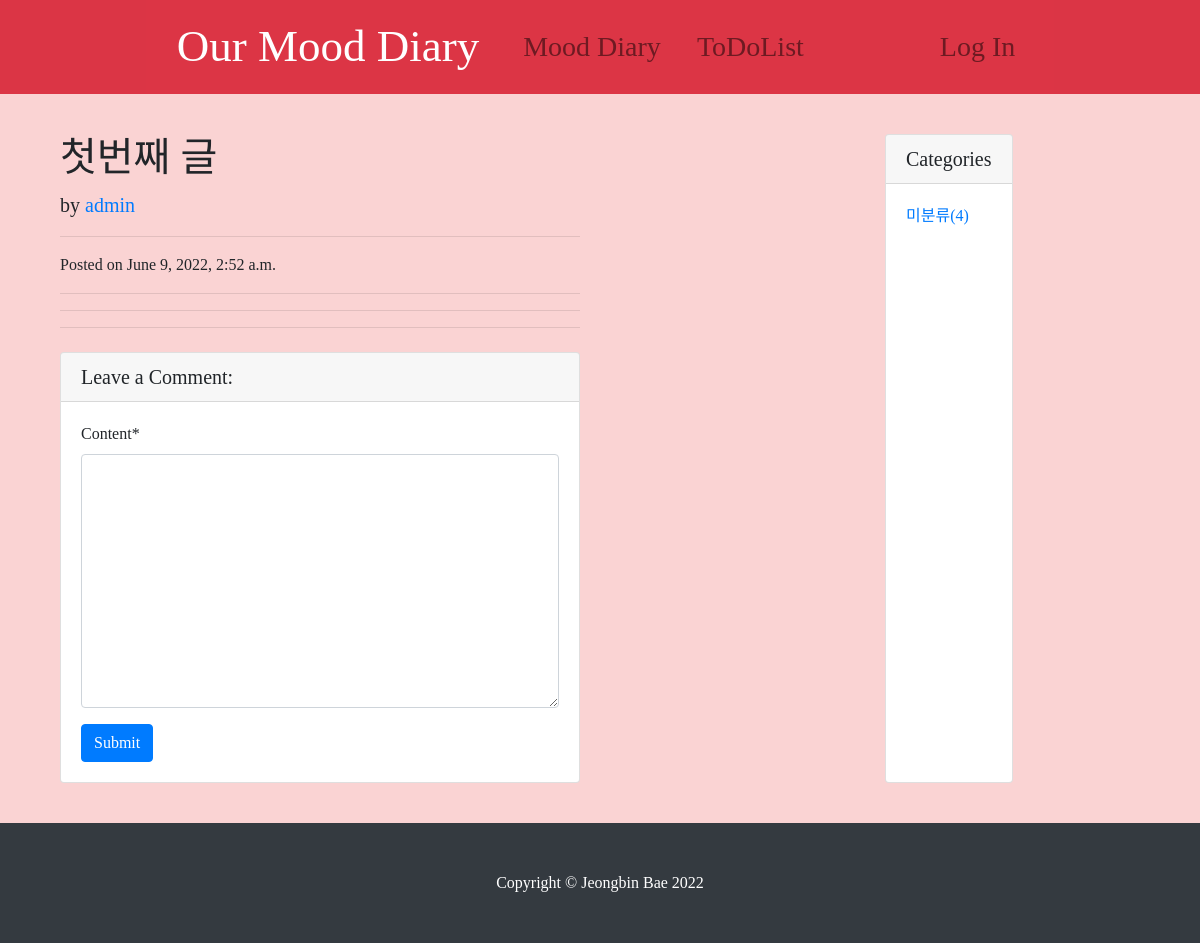
Before: /diary/1/ with the older database file.
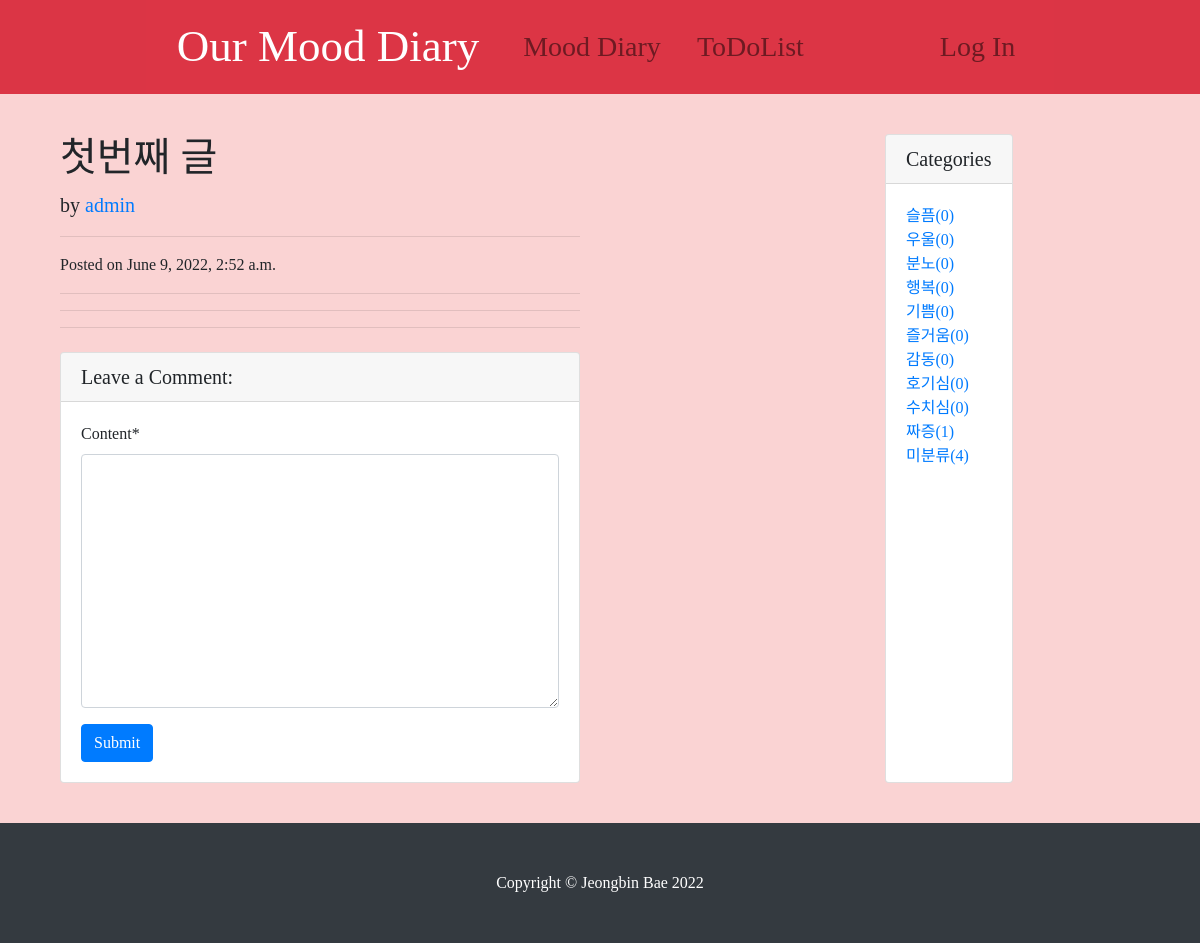
After: the same page with the newer database file.
### diary/models.py (models this page shows, shortened)
class Category(models.Model):
    name = models.CharField(max_length=50, unique=True)
    slug = models.SlugField(max_length=200, unique=True, allow_unicode=True)
    class Meta:
        verbose_name_plural : 'Categories'
    def get_absolute_url(self):
        return f'/diary/category/{self.slug}/'

### diary/views.py (the view)
# urls.py: path('<int:pk>/', views.PostDetail.as_view()),
class PostDetail(DetailView):
    model = Post
    def get_context_data(self, *, object_list=None, **kwargs):
        context = super(PostDetail, self).get_context_data()
        context['categories'] = Category.objects.all()
        context['no_category_post_count'] = Post.objects.filter(category=None).count()
        context['comment_form'] = CommentForm
        return context

### diary/models.py (called while the page is built)
    def get_absolute_url(self):
        return f'/diary/{self.pk}/'

    def get_content_markdown(self):
        return markdown(self.content)

### diary/templates/diary/post_detail.html (shortened to what this page needs)
{% extends 'diary/base.html' %}
{% load crispy_forms_tags %}
    {% block main_area %}
      <div class="col-lg-8">
        <h1 class="mt-4">{{ post.title }}</h1>
        <p class="lead">
          by
          <a href="#">{{ post.author }}</a>
        </p>
        <hr>
        <p>Posted on {{ post.created_at }}
        </p>
        <hr>
        <hr>
          <hr>
        <div class="card my-4">
          <h5 class="card-header">Leave a Comment:</h5>
          <div class="card-body">
              <form method="post" action="{{ post.get_absolute_url }}addcomment/">
                {{ comment_form | crispy }}
              <button type="submit" class="btn btn-primary">Submit</button>
            </form>
          </div>
        </div>
      </div>
    {% endblock %}

### diary/templates/diary/base.html (shortened to what this page needs)
<!DOCTYPE html>
<html>
{% load static %}
<head>
        <link rel="stylesheet" href="{% static 'diary/bootstrap/bootstrap.min.css' %}" media="screen">
        <link rel="stylesheet" href="{% static 'diary/css/diary-post.css' %}" media="screen">
</head>
<body>
    {% include 'diary/navbar.html' %}
    <div class="container my-3">
        <div class="row">
            <div class="col-md-8 col-lg-9">
                {% block main_area %}
                {% endblock %}
            </div>
                <div class="card my-4">
                    <h5 class="card-header">Categories</h5>
                    <div class="card-body">
                        <div class="row">
                            <div class="col-lg-12">
                                <ul class="list-unstyled mb-0">
                                    {% for c in categories %}
                                        <li>
                                            <a href="{{ c.get_absolute_url }}">{{ c.name }}({{ c.post_set.count }})</a>
                                        </li>
                                    {% endfor %}
                                    <li>
                                        <a href="/diary/category/no-category">미분류({{ no_category_post_count }})</a>
                                    </li>
                                </ul>
                            </div>
                        </div>
                    </div>
                </div>
            </div>
        </div>
    {% include 'diary/footer.html' %}
</body>
</html>

Changed rows visible on the page:
added Category: name "슬픔", post_set.count "0"
added Category: name "우울", post_set.count "0"
added Category: name "분노", post_set.count "0"
added Category: name "행복", post_set.count "0"
added Category: name "기쁨", post_set.count "0"
added Category: name "즐거움", post_set.count "0"
added Category: name "감동", post_set.count "0"
added Category: name "호기심", post_set.count "0"
added Category: name "수치심", post_set.count "0"
added Category: name "짜증", post_set.count "1"
